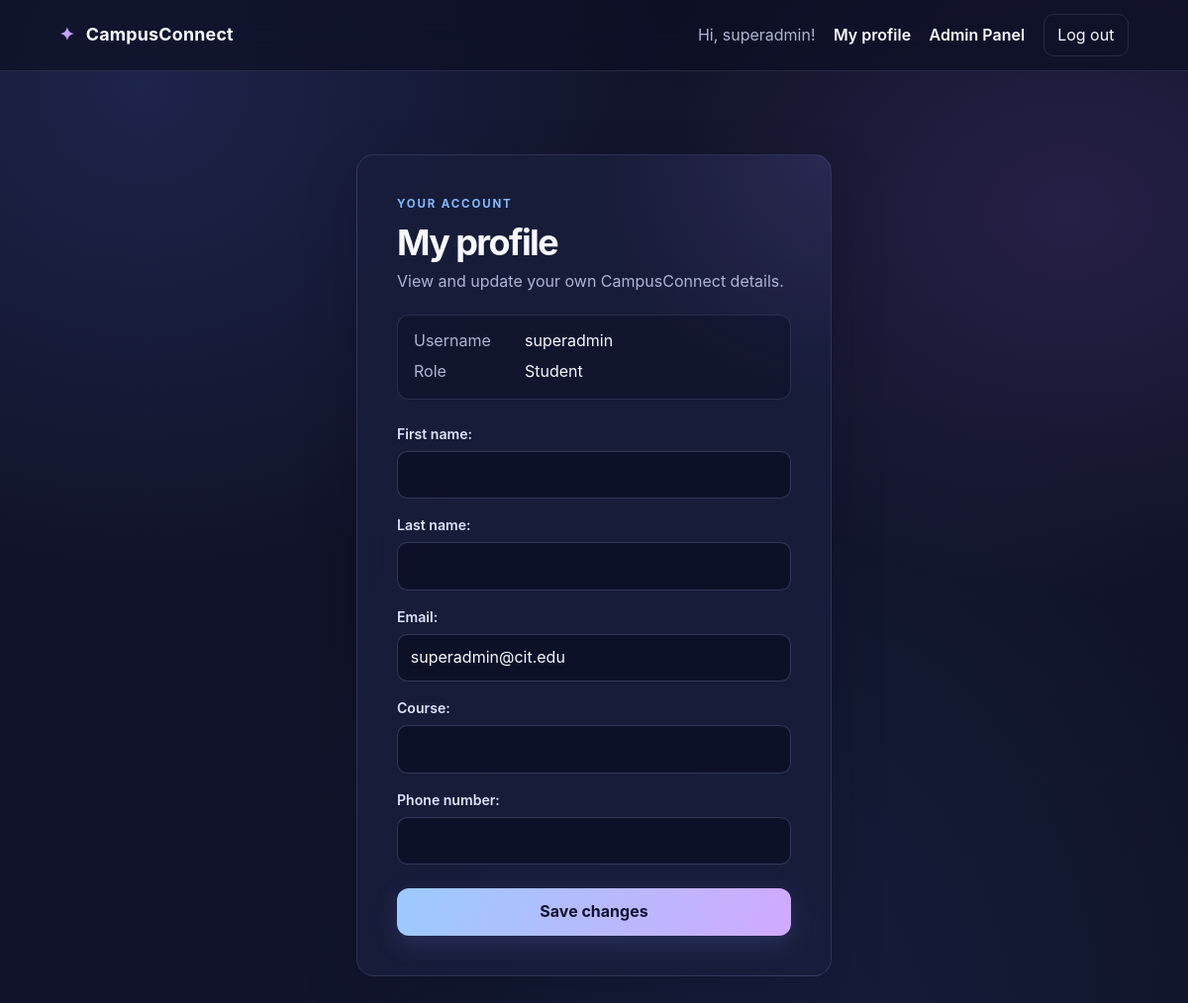
Page /accounts/profile/ (signed in) on the committed database.
### accounts/models.py (models this page shows, shortened)
class CustomUser(AbstractUser):
    class Role(models.TextChoices):
        STUDENT = "STUDENT", "Student"
        ADMIN = "ADMIN", "Admin"
    role = models.CharField(
        max_length=10,
        choices=Role.choices,
        default=Role.STUDENT
    )
    course = models.CharField(
        max_length=100,
        blank=True
    )
    phone_number = models.CharField(max_length=30, blank=True)
    class Meta(AbstractUser.Meta):
        constraints = [
            models.UniqueConstraint(
                Lower("email"),
                condition=~Q(email=""),
                name="unique_nonempty_user_email_ci",
            ),
        ]

### accounts/views.py (the view)
# urls.py: path("profile/", ProfileView.as_view(), name="profile"),
class ProfileView(LoginRequiredMixin, SuccessMessageMixin, UpdateView):
    form_class = ProfileForm
    template_name = "accounts/profile.html"
    success_url = reverse_lazy("profile")
    success_message = "Your profile was updated."
    def get_object(self, queryset=None):
        return self.request.user

### accounts/forms.py (shortened to what this page needs)
class ProfileForm(forms.ModelForm):
    email = forms.EmailField(required=True)
    class Meta:
        model = CustomUser
        fields = ("first_name", "last_name", "email", "course", "phone_number")

### templates/accounts/profile.html (shortened to what this page needs)
{% extends "base.html" %}
{% block content %}
<section class="auth-card profile-edit-card">
  <p class="eyebrow">YOUR ACCOUNT</p>
  <h1>My profile</h1>
  <p class="muted">View and update your own CampusConnect details.</p>
  <div class="profile-summary">
    <p><span class="detail-label">Username</span>{{ user.username }}</p>
    <p><span class="detail-label">Role</span>{{ user.get_role_display }}</p>
  </div>
  <form method="post" class="auth-form">
    {{ form.as_p }}
    <button class="button" type="submit">Save changes</button>
  </form>
</section>
{% endblock %}

### templates/base.html (shortened to what this page needs)
<!DOCTYPE html>
{% load static %}
<html>
<head>
    <link rel="stylesheet" href="{% static 'css/site.css' %}">
</head>
<body>
    <nav class="site-nav">
    <a class="brand" href="{% url 'dashboard' %}"><span class="brand-mark">✦</span> CampusConnect</a>
    <div class="nav-links">
    {% if user.is_authenticated %}
    <span class="nav-greeting">Hi, {{ user.username }}!</span>
    <a class="nav-link" href="{% url 'profile' %}">My profile</a>
    {% if user.is_superuser or user.role == "ADMIN" %}
        <a class="nav-link" href="{% url 'admin_panel' %}">Admin Panel</a>
    {% endif %}
    <form method="post" action="{% url 'logout' %}">
        <button class="nav-button" type="submit">Log out</button>
    </form>
    {% else %}
        <a class="nav-link" href="{% url 'login' %}">Log in</a>
        <a class="button button-small" href="{% url 'signup' %}">Sign up</a>
    {% endif %}
    </div>
    </nav>
    <main class="page-shell">
        {% block content %}{% endblock %}
    </main>
</body>
</html>

### static/css/site.css (style rules this page uses)
:root { color-scheme: dark; --navy: #101329; --navy-soft: #171b38; --panel: rgba(25, 30, 59, 0.88); --panel-border: rgba(180, 190, 255, 0.14); --white: #f7f8ff; --muted: #aeb5d3; --blue: #83b9ff; --purple: #c5a0ff; --lavender: #e6dcff; }
* { box-sizing: border-box; }
body { min-height: 100vh; margin: 0; color: var(--white); background: radial-gradient(ellipse at 12% 8%, rgba(84, 105, 207, 0.2), transparent 34rem), radial-gradient(ellipse at 90% 20%, rgba(139, 90, 201, 0.18), transparent 30rem), radial-gradient(ellipse at 65% 100%, rgba(54, 105, 184, 0.13), transparent 34rem), var(--navy); font-family: Inter, "Segoe UI", system-ui, sans-serif; line-height: 1.6; }
a { color: var(--blue); text-decoration: none; }
.site-nav { position: relative; display: flex; min-height: 72px; align-items: center; justify-content: space-between; gap: 1.25rem; padding: 0 clamp(1.25rem, 5vw, 4.5rem); border-bottom: 1px solid rgba(192, 201, 255, 0.12); background: rgba(13, 16, 36, 0.72); backdrop-filter: blur(18px); }
.brand { color: var(--white); font-size: 1.12rem; font-weight: 750; letter-spacing: 0.01em; }
.brand-mark { margin-right: 0.45rem; color: var(--purple); }
.nav-links { display: flex; align-items: center; gap: 1.15rem; }
.nav-greeting, .muted { color: var(--muted); }
.nav-link { color: var(--white); font-weight: 600; }
.nav-links form { margin: 0; }
.nav-button { padding: 0.48rem 0.85rem; border: 1px solid var(--panel-border); border-radius: 0.65rem; color: var(--white); background: transparent; cursor: pointer; font: inherit; }
.page-shell { width: min(1120px, calc(100% - 2.5rem)); margin: 0 auto; padding: clamp(2.5rem, 7vw, 5.5rem) 0; }
h1, h2, p { margin-top: 0; }
h1 { margin-bottom: 0.35rem; font-size: clamp(2rem, 5vw, 3.1rem); line-height: 1.15; letter-spacing: -0.045em; }
.eyebrow { margin-bottom: 0.6rem; color: var(--blue); font-size: 0.72rem; font-weight: 750; letter-spacing: 0.16em; }
.button { display: inline-flex; min-height: 46px; align-items: center; justify-content: center; gap: 0.65rem; padding: 0.7rem 1.15rem; border: 0; border-radius: 0.75rem; color: #14142e; background: linear-gradient(110deg, #9bcaff, #d0aaff); box-shadow: 0 8px 26px rgba(112, 132, 235, 0.2); cursor: pointer; font: inherit; font-weight: 750; transition: transform 160ms ease, box-shadow 160ms ease; }
.stat-card, .content-card, .welcome-card, .auth-card { border: 1px solid var(--panel-border); border-radius: 1.1rem; background: var(--panel); box-shadow: 0 18px 55px rgba(3, 5, 20, 0.2); backdrop-filter: blur(16px); }
.detail-label { width: 6rem; color: var(--muted); }
.auth-card { width: min(480px, 100%); margin: 0 auto; padding: clamp(1.5rem, 5vw, 2.5rem); background: radial-gradient(circle at 100% 0, rgba(136, 102, 210, 0.16), transparent 15rem), var(--panel); }
.auth-card h1 { font-size: 2.25rem; }
.auth-form { margin-top: 1.5rem; }
.auth-form p { margin-bottom: 1rem; }
.auth-form label { display: block; margin-bottom: 0.35rem; color: #dfe3fb; font-size: 0.88rem; font-weight: 600; }
.auth-form input, .auth-form select, .auth-form textarea { width: 100%; min-height: 44px; padding: 0.65rem 0.8rem; border: 1px solid rgba(181, 190, 255, 0.22); border-radius: 0.65rem; outline: none; color: var(--white); background: rgba(9, 12, 31, 0.62); font: inherit; }
.auth-form .button { width: 100%; margin-top: 0.5rem; }
.profile-summary { margin-top: 1.25rem; padding: 0.85rem 1rem; border: 1px solid var(--panel-border); border-radius: 0.75rem; background: rgba(9, 12, 31, 0.35); }
.profile-summary p { display: flex; gap: 1rem; margin-bottom: 0.35rem; }
.profile-summary p:last-child { margin-bottom: 0; }

### rows in the picture
CustomUser: username "superadmin", role "Student", email "superadmin@cit.edu"
